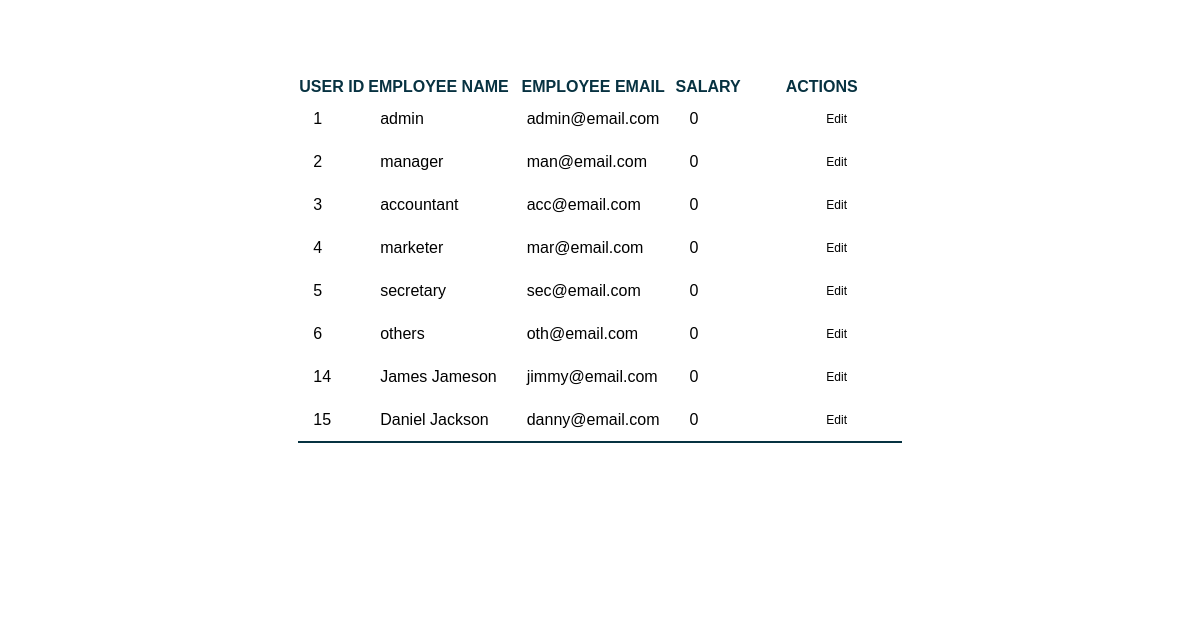
Screenshot of /nav/sal.php with the database file from the repository.
### tables this page shows
CREATE TABLE `employees` (
  `userId` int(10) NOT NULL,
  `deptId` varchar(100) NOT NULL,
  `tId` int(100) NOT NULL,
  `userName` varchar(100) NOT NULL,
  `userPwd` varchar(10) NOT NULL,
  `empSal` int(5) NOT NULL,
  `email` varchar(100) NOT NULL,
  `phoneNo` int(100) NOT NULL,
  `hire_date` timestamp NOT NULL DEFAULT current_timestamp() ON UPDATE current_timestamp()
);

### nav/sal.php (the view, shortened to what this page needs)
<?php
require_once '../inc/conn.php';
$query = "SELECT * FROM employees WHERE empSal>=0 ";
$result = mysqli_query($cnn, $query);
echo '<div class="contentbox">';
echo"<center>";
        echo"<h2>PAYROLL LIST</h2>";
        echo '<table class="content-tab" border="0" cellspacing="7">';
        echo '<tr><th>USER ID</th><th>EMPLOYEE NAME</th><th>EMPLOYEE EMAIL</th>
        <th>SALARY</th><th colspan = "2" >ACTIONS</th></tr>';
        while($row=mysqli_fetch_array($result,MYSQLI_ASSOC))
        {
            echo '<tr>';
            echo '<td>'.$row['userId'].'</td>';
            echo '<td>'.$row['userName'].'</td>';
            echo '<td>'.$row['email'].'</td>';
            echo '<td>'.number_format($row['empSal']).'</td>';
            echo '<td>'.'</td>';
            echo "<td><a href=\"payrol.php?udt=".$row['userId']."\">Edit</a></td>";
            echo '</tr>';
        }
        echo '</table>';
?>
<!DOCTYPE html>
<html lang="en">
<head>
</head>
<body>
<?php echo"</div>";?>
</body>
</html>

### nav/sal.php (style rules this page uses)
body { background-color: white; }
a { display:block; background-color:white; color:black; text-decoration:none; width:100px; text-align:center; height: 15px; border-width:4px; font-size:12px; border-radius:50px; border-color:black; }
.contentbox { width:90%; background-color:white; min-height:580px; margin-top:25px; margin-left:5% }
::placeholder { font-size:18px; }
h2 { color:White; font-family:tahoma; text-align:center }
.content-tab { color:black; background-color:white; border-collapse: collapse; font-family:sans-serif; margin:25px 0; border-radius:5px 5px 0 0; font-size:16px; overflow:hidden; min=width:400px; }
h2 { color:white; }
.content-tab td { padding: 12px 15px; }
.content-tab th { color:rgb(7, 50, 65); }
.content-tab tbody tr { border-bottom:1px solid white; }
.content-tab tbody tr:last-of-type { border-bottom:2px solid rgb(7, 50, 65); }

### rows the page displays
employees: userId "1", userName "admin", email "admin@email.com", empSal "0"
employees: userId "2", userName "manager", email "man@email.com", empSal "0"
employees: userId "3", userName "accountant", email "acc@email.com", empSal "0"
employees: userId "4", userName "marketer", email "mar@email.com", empSal "0"
employees: userId "5", userName "secretary", email "sec@email.com", empSal "0"
employees: userId "6", userName "others", email "oth@email.com", empSal "0"
employees: userId "14", userName "James Jameson", email "jimmy@email.com", empSal "0"
employees: userId "15", userName "Daniel Jackson", email "danny@email.com", empSal "0"
